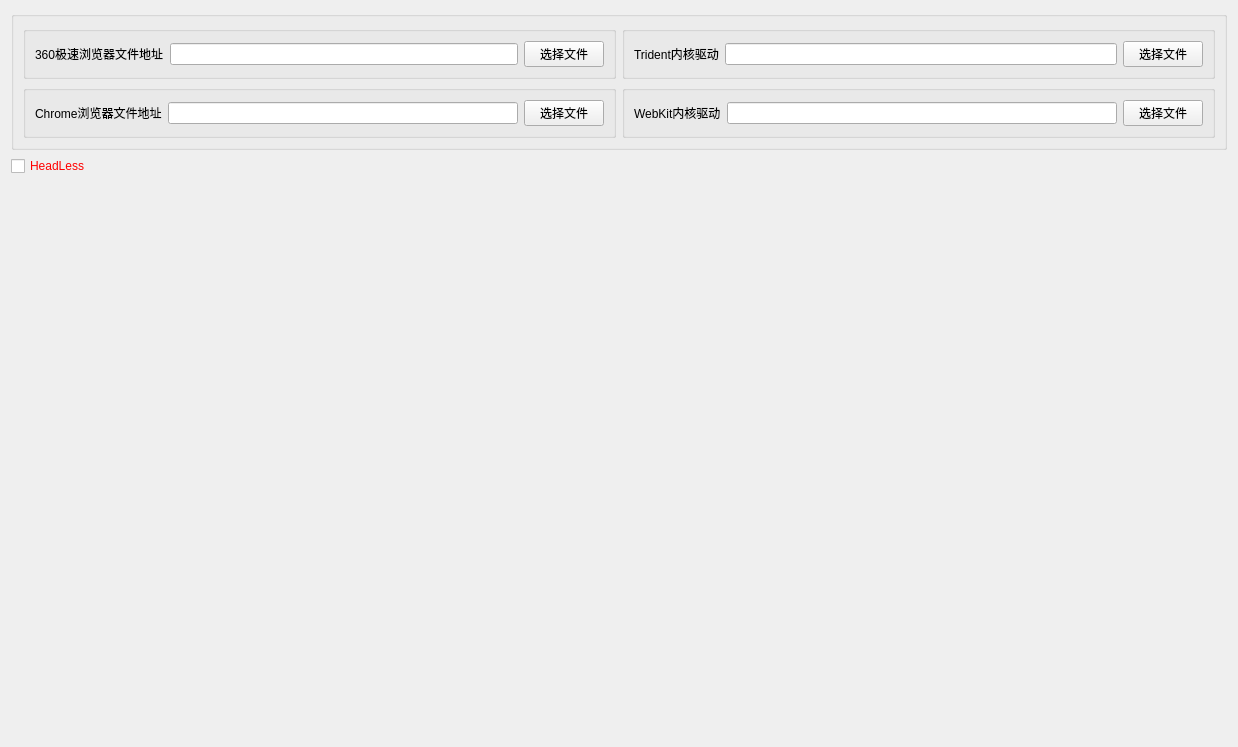
      <widget class="QWidget" name="advancedSetting">
       <layout class="QGridLayout" name="gridLayout_25">
        <item row="1" column="0">
         <widget class="QCheckBox" name="checkBox">
          <property name="styleSheet">
           <string notr="true">color: rgb(255, 0, 0);</string>
          </property>
          <property name="text">
           <string>HeadLess</string>
          </property>
         </widget>
        </item>
        <item row="1" column="1">
         <spacer name="horizontalSpacer_4">
          <property name="orientation">
           <enum>Qt::Horizontal</enum>
          </property>
          <property name="sizeHint" stdset="0">
           <size>
            <width>1130</width>
            <height>20</height>
           </size>
          </property>
         </spacer>
        </item>
        <item row="2" column="0">
         <spacer name="verticalSpacer_2">
          <property name="orientation">
           <enum>Qt::Vertical</enum>
          </property>
          <property name="sizeHint" stdset="0">
           <size>
            <width>20</width>
            <height>560</height>
           </size>
          </property>
         </spacer>
        </item>
        <item row="0" column="0" colspan="2">
         <widget class="QGroupBox" name="groupBox_19">
          <property name="title">
           <string/>
          </property>
          <layout class="QGridLayout" name="gridLayout_16">
           <item row="0" column="0">
            <widget class="QGroupBox" name="groupBox_11">
             <property name="sizePolicy">
              <sizepolicy hsizetype="Preferred" vsizetype="Fixed">
               <horstretch>0</horstretch>
               <verstretch>0</verstretch>
              </sizepolicy>
             </property>
             <property name="title">
              <string/>
             </property>
             <layout class="QGridLayout" name="gridLayout_20">
              <item row="0" column="0">
               <widget class="QLabel" name="label_8">
                <property name="text">
                 <string>360极速浏览器文件地址</string>
                </property>
               </widget>
              </item>
              <item row="0" column="1">
               <widget class="QLineEdit" name="lineEdit">
                <property name="sizePolicy">
                 <sizepolicy hsizetype="Expanding" vsizetype="Fixed">
                  <horstretch>0</horstretch>
                  <verstretch>0</verstretch>
                 </sizepolicy>
                </property>
               </widget>
              </item>
              <item row="0" column="2">
               <widget class="QPushButton" name="pushButton">
                <property name="text">
                 <string>选择文件</string>
                </property>
               </widget>
              </item>
             </layout>
            </widget>
           </item>
           <item row="0" column="1">
            <widget class="QGroupBox" name="groupBox_12">
             <property name="sizePolicy">
              <sizepolicy hsizetype="Preferred" vsizetype="Fixed">
               <horstretch>0</horstretch>
               <verstretch>0</verstretch>
              </sizepolicy>
             </property>
             <property name="title">
              <string/>
             </property>
             <layout class="QGridLayout" name="gridLayout_21">
              <item row="0" column="0">
               <widget class="QLabel" name="label_9">
                <property name="text">
                 <string>Trident内核驱动</string>
                </property>
               </widget>
              </item>
              <item row="0" column="1">
               <widget class="QLineEdit" name="lineEdit_5">
                <property name="sizePolicy">
                 <sizepolicy hsizetype="Expanding" vsizetype="Fixed">
                  <horstretch>1</horstretch>
                  <verstretch>0</verstretch>
                 </sizepolicy>
                </property>
               </widget>
              </item>
              <item row="0" column="2">
               <widget class="QPushButton" name="pushButton_2">
                <property name="text">
                 <string>选择文件</string>
                </property>
               </widget>
              </item>
             </layout>
            </widget>
           </item>
           <item row="1" column="0">
            <widget class="QGroupBox" name="groupBox_14">
             <property name="sizePolicy">
              <sizepolicy hsizetype="Preferred" vsizetype="Fixed">
               <horstretch>0</horstretch>
               <verstretch>0</verstretch>
              </sizepolicy>
             </property>
             <property name="title">
              <string/>
             </property>
             <layout class="QGridLayout" name="gridLayout_23">
              <item row="0" column="0">
               <widget class="QLabel" name="label_11">
                <property name="text">
                 <string>Chrome浏览器文件地址</string>
                </property>
               </widget>
              </item>
              <item row="0" column="1">
               <widget class="QLineEdit" name="lineEdit_7">
                <property name="sizePolicy">
                 <sizepolicy hsizetype="Expanding" vsizetype="Fixed">
                  <horstretch>0</horstretch>
                  <verstretch>0</verstretch>
                 </sizepolicy>
                </property>
               </widget>
              </item>
              <item row="0" column="2">
               <widget class="QPushButton" name="pushButton_4">
                <property name="text">
                 <string>选择文件</string>
                </property>
               </widget>
              </item>
             </layout>
            </widget>
           </item>
           <item row="1" column="1">
            <widget class="QGroupBox" name="groupBox_13">
             <property name="sizePolicy">
              <sizepolicy hsizetype="Preferred" vsizetype="Fixed">
               <horstretch>0</horstretch>
               <verstretch>0</verstretch>
              </sizepolicy>
             </property>
             <property name="title">
              <string/>
             </property>
             <layout class="QGridLayout" name="gridLayout_22">
              <item row="0" column="0">
               <widget class="QLabel" name="label_10">
                <property name="text">
                 <string>WebKit内核驱动</string>
                </property>
               </widget>
              </item>
              <item row="0" column="1">
               <widget class="QLineEdit" name="lineEdit_6">
                <property name="sizePolicy">
                 <sizepolicy hsizetype="Expanding" vsizetype="Fixed">
                  <horstretch>0</horstretch>
                  <verstretch>0</verstretch>
                 </sizepolicy>
                </property>
               </widget>
              </item>
              <item row="0" column="2">
               <widget class="QPushButton" name="pushButton_3">
                <property name="text">
                 <string>选择文件</string>
                </property>
               </widget>
              </item>
             </layout>
            </widget>
           </item>
          </layout>
         </widget>
        </item>
       </layout>
      </widget>
